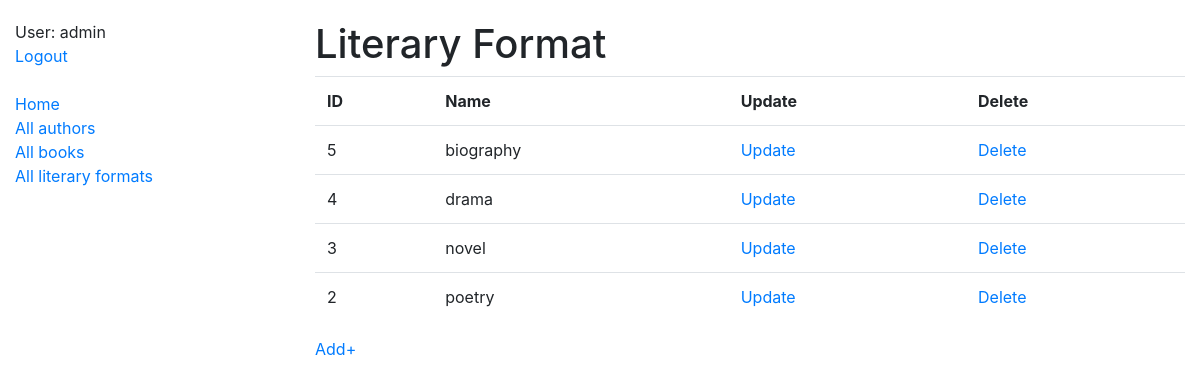
The page /catalog/literary-format/ (signed in) on the database as committed earlier.
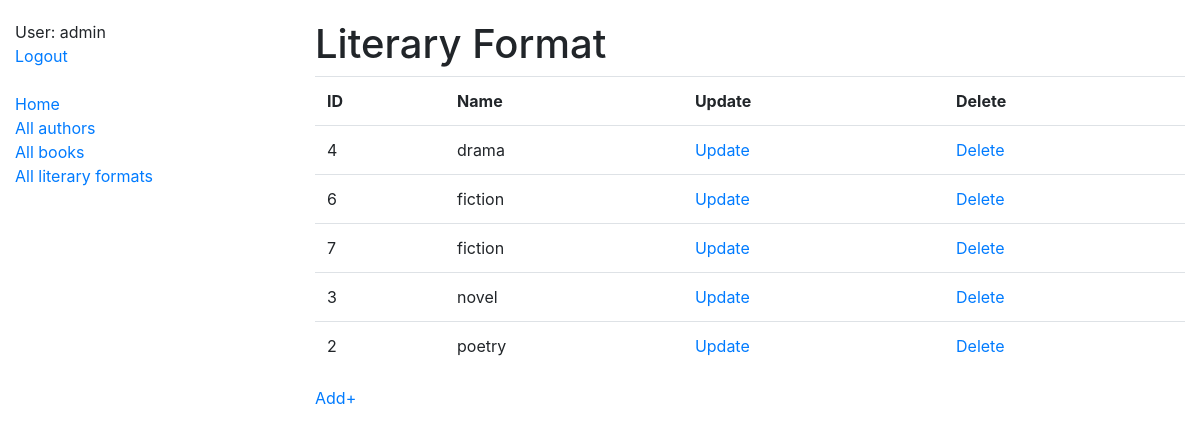
The same page on the database as committed later.
### catalog/models.py (models this page shows, shortened)
class LiteraryFormat(models.Model):
    name = models.CharField(max_length=255)
    class Meta:
        ordering = ["name"]

### catalog/views.py (the view)
class LiteraryFormatListView(LoginRequiredMixin, generic.ListView):
    model = LiteraryFormat
    template_name = "catalog/literary_format_list.html"
    context_object_name = "literary_format_list"

### templates/catalog/literary_format_list.html
{% extends "base.html" %}
{% block content %}
  <h1>Literary Format</h1>
  {% if literary_format_list %}
    <table class="table">
      <tr>
        <th>ID</th>
        <th>Name</th>
        <th>Update</th>
        <th>Delete</th>
      </tr>
      {% for literary_format in literary_format_list %}
        <tr>
          <td>
            {{ literary_format.id }}
          </td>
          <td>
            {{ literary_format.name }}
          </td>
          <td>
            <a href="{% url 'catalog:literary-format-update' pk=literary_format.id%}">Update</a>
          </td>
          <td>
            <a href="{% url 'catalog:literary-format-delete' pk=literary_format.id%}">Delete</a>
          </td>
        </tr>
      {% endfor %}
    </table>
  {% else %}
    <p>There are no literary formats in library</p>
  {% endif %}
  <p><a href="{% url 'catalog:literary-format-create' %}">Add+</a></p>
{% endblock %}

Rows that differ between the two databases and show on the page:
removed LiteraryFormat: id "5", name "biography"
added LiteraryFormat: id "6", name "fiction"
added LiteraryFormat: id "7", name "fiction"
